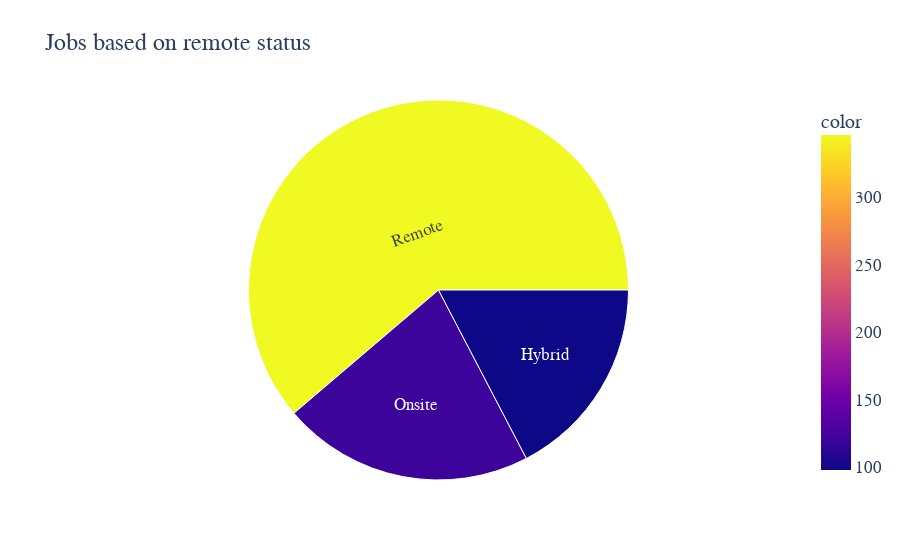

The cell this chart's notebook holds for it:
### Markdown cell above
Jobs based on remote Status

### Code cell
remote_status = sal['remote_ratio'].value_counts()
fig=px.sunburst(sal, path=[remote_status.index], values=remote_status.values, color=remote_status.values, title="Jobs based on remote status")
fig.update_layout(font = dict(size=17,family="Candara"))
fig.show()

### Figure 1 — Plotly figure (JSON) as saved in the notebook; plotly's stock layout.template omitted (floating-point values rounded to 4 significant figures)
{"data": [{"branchvalues": "total", "customdata": [[98], [121], [346]], "domain": {"x": [0, 1], "y": [0, 1]}, "hovertemplate": "labels=%{label}<br>value=%{value}<br>parent=%{parent}<br>id=%{id}<br>color=%{color}<extra></extra>", "ids": ["Hybrid", "Onsite", "Remote"], "labels": ["Hybrid", "Onsite", "Remote"], "marker": {"coloraxis": "coloraxis", "colors": [98, 121, 346]}, "name": "", "parents": ["", "", ""], "type": "sunburst", "values": [98, 121, 346]}], "layout": {"coloraxis": {"colorbar": {"title": {"text": "color"}}, "colorscale": [[0, "#0d0887"], [0.1111, "#46039f"], [0.2222, "#7201a8"], [0.3333, "#9c179e"], [0.4444, "#bd3786"], [0.5556, "#d8576b"], [0.6667, "#ed7953"], [0.7778, "#fb9f3a"], [0.8889, "#fdca26"], [1, "#f0f921"]]}, "font": {"family": "Candara", "size": 17}, "legend": {"tracegroupgap": 0}, "title": {"text": "Jobs based on remote status"}}}
